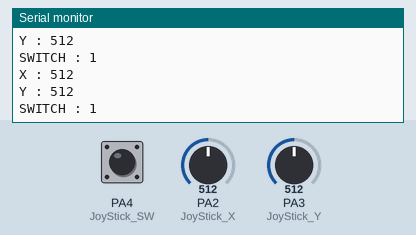
Bench run of a sketch on a simulated STM32 Blue Pill. On the bench: the last lines printed to the serial monitor. The inputs (shaded band) are chosen by the test bench; at power-on: PA2 (JoyStick_X) = 512, PA3 (JoyStick_Y) = 512, PA4 (JoyStick_SW) HIGH.

Above: at 1.2 s.
1.3 s: PA2 (JoyStick_X) set to 716
At 1.31 s:
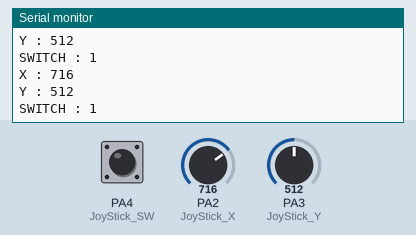
2.8 s: PA3 (JoyStick_Y) set to 716
At 2.82 s:
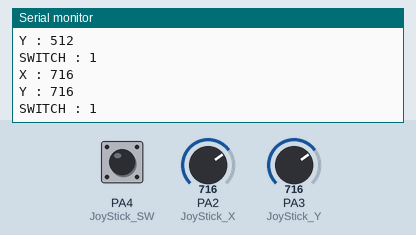
4.3 s: PA4 (JoyStick_SW) pulled LOW for 0.15 s
At 4.32 s:
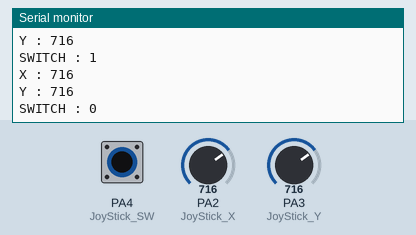
5.9 s: PA2 (JoyStick_X) set to 900
At 6.93 s:
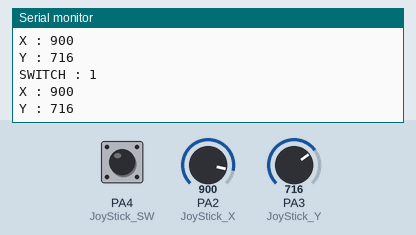
7.4 s: PA3 (JoyStick_Y) set to 900
At 7.44 s:
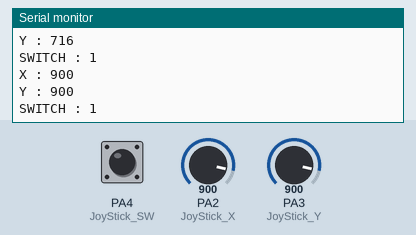
Timing chart, 0 to 9.9 s (numbered marks = the images above; inputs shaded):
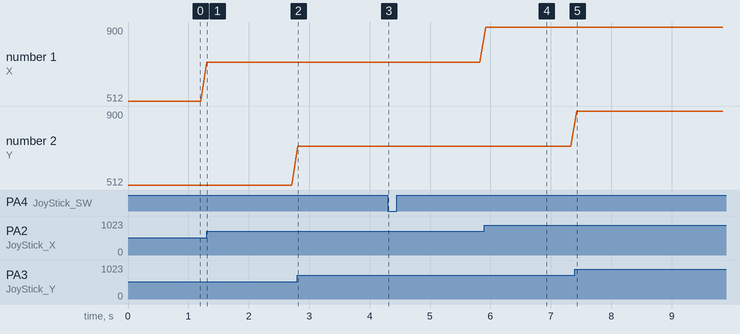

The sketch:

joystick_stm32.ino
```cpp
int JoyStick_X = PA2; //x
int JoyStick_Y = PA3; //y
int JoyStick_SW = PA4; //key
void setup()
{
  //pinMode(JoyStick_SW, INPUT);
  pinMode(JoyStick_SW, INPUT_PULLUP);
  Serial.begin(9600); // 9600 bps
}
void loop()
{
  int x, y, sw;
  x = analogRead(JoyStick_X);
  y = analogRead(JoyStick_Y);
  sw = digitalRead(JoyStick_SW);
  Serial.print("X : ");
  Serial.println(x);
  Serial.print("Y : ");
  Serial.println(y);
  Serial.print("SWITCH : ");
  Serial.println(sw);
  delay(100);
}
```

Measured:
- after the input at 1.3 s, the serial monitor: prints a new line at once (image 1)
- after the input at 2.8 s, the serial monitor: prints a new line at once (image 2)
- after the input at 4.3 s, the serial monitor: prints a new line at once (image 3)
- after the input at 5.9 s, the serial monitor: prints a new line at once (image 4)
- after the input at 7.4 s, the serial monitor: prints a new line at once (image 5)
- plotted number 1: 512 → 716 after the input at 1.3 s, 716 → 900 after the input at 5.9 s
